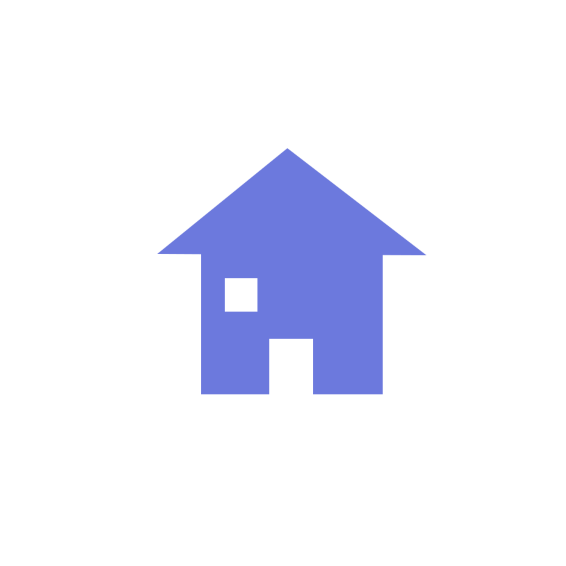
#> input picture assets/domek_small.png, 566 x 566 px, found by its file name
$ python networkXTest.py
#> lines starting #> are read from the running program, lines starting #| are printed output that depends on the picture
import networkx as nx
import matplotlib.pyplot as plt
import matplotlib.image as mpimg

img = mpimg.imread('..\\assets\\domek_small.png')
#> img is the input picture: shape (566, 566, 4) float32; mean R, G, B, A 0.0487, 0.0545, 0.0996, 0.113

G = nx.DiGraph()
G.add_node('Domek', image=img)
G.add_node('B', image=img)
G.add_node('C', image=img)
G.add_node('D', image=img)
G.add_node('Tomek', image=img)
G.add_node('Dodatkowy #1', image=img)
G.add_node('Dodatkowy #2', image=img)
G.remove_node('D')
G.remove_node('Domek')

G.add_edge('Domek', 'B', weight=5)
G.add_edge('Domek', 'C', weight=1000)
G.add_edge('Domek', 'Tomek', weight=10)
G.add_edge('Dodatkowy #1', 'Tomek', weight=2)

pos = nx.shell_layout(G)
# nx.draw(G, pos,  with_labels=True)
labels = nx.get_edge_attributes(G, 'weight')

# rysowanie podpisów na krawędziach i kolorowanie ich na inny odcień

fig = plt.figure(figsize=(7, 7))
ax = plt.subplot()
ax.set_aspect('equal')
nx.draw_networkx_edges(G, pos, ax=ax)

plt.xlim(-1.5, 1.5)
plt.ylim(-1.5, 1.5)

plt.xlim(-1.2, 1.2)
plt.ylim(-1.2, 1.2)

trans = ax.transData.transform
trans2 = fig.transFigure.inverted().transform

piesize = 0.1  # this is the image size
p2 = piesize/2.0
for n in G:
    xx, yy = trans(pos[n])  # figure coordinates
    xa, ya = trans2((xx, yy))  # axes coordinates
    a = plt.axes([xa-p2, ya-p2, piesize, piesize])
    a.set_aspect('equal')
    a.imshow(img)
    a.axis('off')
ax.axis('off')

# nx.draw_networkx_edges(G, pos, [('Domek', 'C')], ax=ax, width=5, alpha=0.9, edge_color="tab:red")
nx.draw_networkx_edge_labels(G, pos, ax=ax, edge_labels=labels)
label_pos = {}
for key, value in pos.items():
    label_pos.update({key: [value[0], value[1] - 0.15]})
nx.draw_networkx_labels(G, label_pos, ax=ax, font_size=10, font_family='serif')

# zwraca tupla zawierającego wezel u i v oraz wage krawedzi
edges = [(u, v, G.get_edge_data(u, v).get('weight')) for u, v in G.edges()]
print(edges)
plt.savefig("..\\simple_path.png")
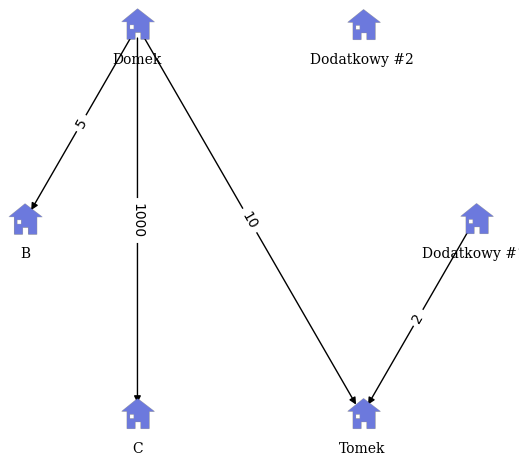
#> figure drawn by matplotlib, 7 panels
plt.show()
